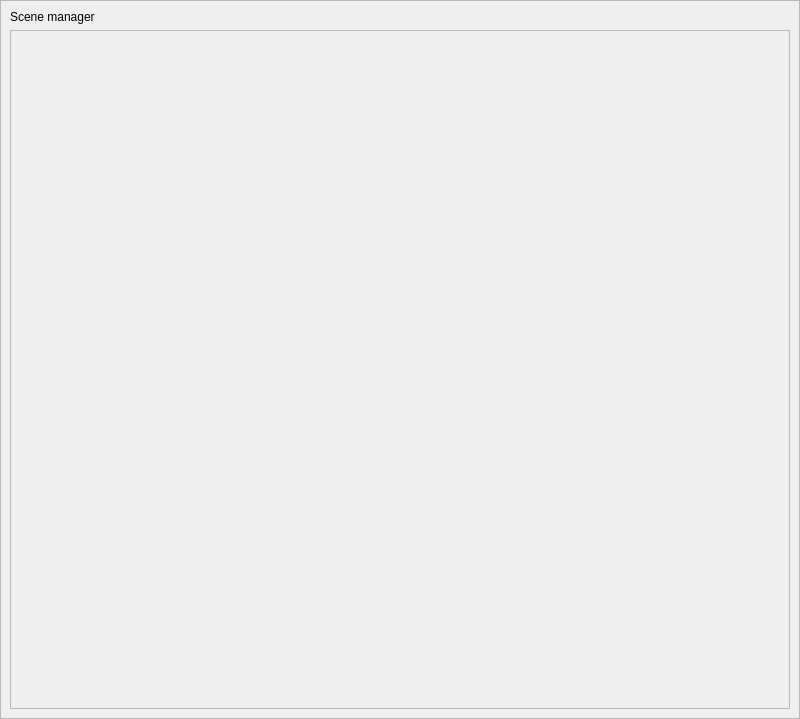
<?xml version="1.0" encoding="UTF-8"?>
<ui version="4.0">
 <class>Form</class>
 <widget class="QWidget" name="Form">
  <property name="geometry">
   <rect>
    <x>0</x>
    <y>0</y>
    <width>800</width>
    <height>719</height>
   </rect>
  </property>
  <property name="windowTitle">
   <string>Form</string>
  </property>
  <layout class="QVBoxLayout" name="verticalLayout_2">
   <property name="leftMargin">
    <number>0</number>
   </property>
   <property name="topMargin">
    <number>0</number>
   </property>
   <property name="rightMargin">
    <number>0</number>
   </property>
   <property name="bottomMargin">
    <number>0</number>
   </property>
   <item>
    <widget class="QFrame" name="node_editor_frame">
     <property name="frameShape">
      <enum>QFrame::StyledPanel</enum>
     </property>
     <property name="frameShadow">
      <enum>QFrame::Raised</enum>
     </property>
     <layout class="QVBoxLayout" name="verticalLayout_4">
      <item>
       <widget class="QLabel" name="scene_manager_label">
        <property name="text">
         <string>Scene manager</string>
        </property>
       </widget>
      </item>
      <item>
       <widget class="QScrollArea" name="node_editor_scrollArea">
        <property name="styleSheet">
         <string notr="true"/>
        </property>
        <property name="verticalScrollBarPolicy">
         <enum>Qt::ScrollBarAsNeeded</enum>
        </property>
        <property name="horizontalScrollBarPolicy">
         <enum>Qt::ScrollBarAsNeeded</enum>
        </property>
        <property name="widgetResizable">
         <bool>true</bool>
        </property>
        <widget class="QWidget" name="scrollAreaWidgetContents">
         <property name="geometry">
          <rect>
           <x>0</x>
           <y>0</y>
           <width>774</width>
           <height>670</height>
          </rect>
         </property>
         <property name="styleSheet">
          <string notr="true"/>
         </property>
         <layout class="QVBoxLayout" name="verticalLayout_3">
          <property name="leftMargin">
           <number>0</number>
          </property>
          <property name="topMargin">
           <number>0</number>
          </property>
          <property name="rightMargin">
           <number>0</number>
          </property>
          <property name="bottomMargin">
           <number>0</number>
          </property>
          <item>
           <layout class="QVBoxLayout" name="ref_assets_verticalLayout">
            <property name="spacing">
             <number>1</number>
            </property>
           </layout>
          </item>
          <item>
           <spacer name="verticalSpacer">
            <property name="orientation">
             <enum>Qt::Vertical</enum>
            </property>
            <property name="sizeHint" stdset="0">
             <size>
              <width>20</width>
              <height>40</height>
             </size>
            </property>
           </spacer>
          </item>
         </layout>
        </widget>
       </widget>
      </item>
     </layout>
    </widget>
   </item>
  </layout>
 </widget>
 <resources/>
 <connections/>
</ui>
